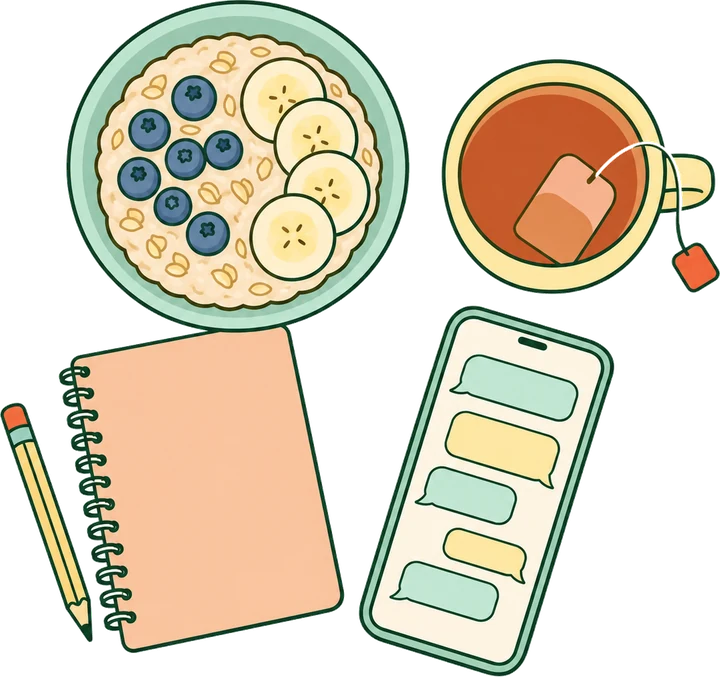
#> input picture frontend/src/assets/breakfast.webp, 720 x 677 px
$ python make_pattern_tile.py ../src/assets/breakfast.webp ../src/assets/pattern.webp
#> lines starting #> are read from the running program, lines starting #| are printed output that depends on the picture; after the words box and inside, x2 and y2 are one past the last pixel; in counts of white or black regions, pixels touching at a corner belong together
"""Turns the generated doodle sheet into a seamless tile with transparent background.

Doodles are cut out as connected components (strokes merged by dilation), then placed on a
new torus-shaped canvas: anything crossing an edge is drawn again on the opposite side, so
the tile repeats without seams. Output: alpha mask (line darkness -> opacity)."""

import random
import sys
from collections import deque

from PIL import Image, ImageFilter

SRC, OUT = sys.argv[1], sys.argv[2]
TILE = 720  # output tile size (px) before downscale
random.seed(7)

src = Image.open(SRC).convert("L")
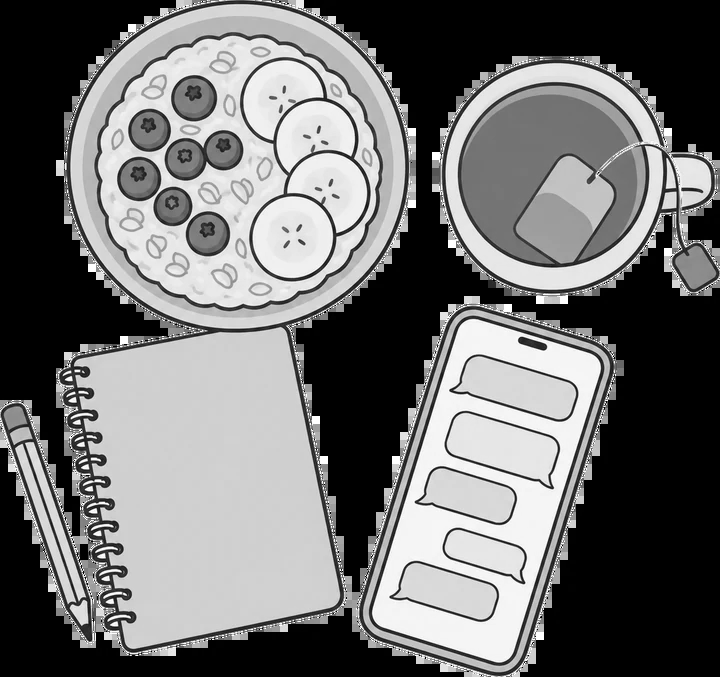
#> src: PIL image 720x677 L; min 0, max 255, mean 112.7
W, H = src.size
#> W = 720; H = 677
ink = src.point(lambda v: 255 - v)  # lines bright
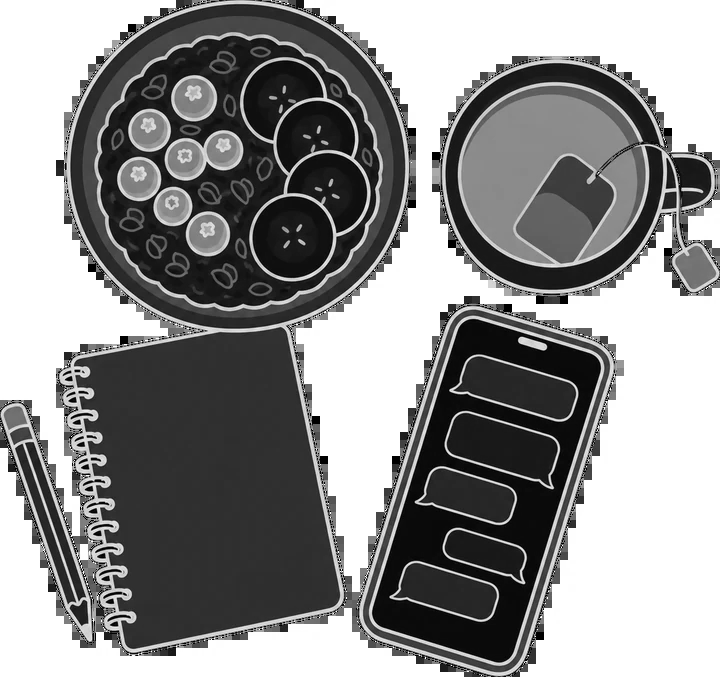
#> ink: PIL image 720x677 L; min 0, max 255, mean 142.3
mask = ink.point(lambda v: 255 if v > 60 else 0)
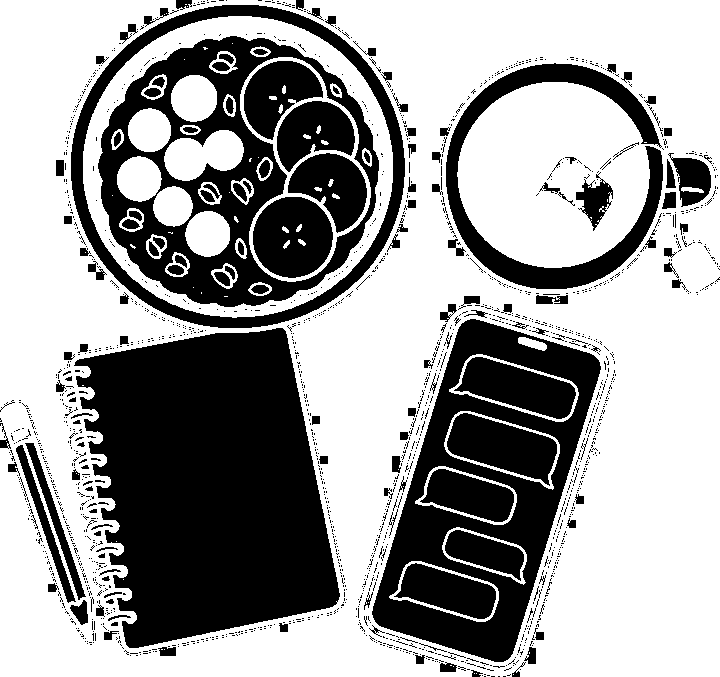
#> mask: PIL image 720x677 L; 61.9% white; 1877 black regions (1723 under 20 px), largest, box (x1, y1, x2, y2) and area: (74, 328, 340, 648) 61087, (372, 319, 601, 662) 25889, (98, 36, 379, 307) 24127
grown = mask.filter(ImageFilter.MaxFilter(15))  # merge strokes of one doodle
#> grown: PIL image 720x677 L; 85.1% white; 50 black regions (19 under 20 px), largest, box (x1, y1, x2, y2) and area: (98, 337, 331, 640) 51338, (381, 587, 523, 654) 2672, (456, 422, 548, 471) 2331

# Connected components on a 1/2-scale grown mask (speed), mapped back to full scale.
small = grown.resize((W // 2, H // 2))
sw, sh = small.size
#> sw = 360; sh = 338
spx = small.load()
seen = bytearray(sw * sh)
labels = [0] * (sw * sh)
boxes = []
for y in range(sh):
    for x in range(sw):
        if spx[x, y] < 128 or seen[y * sw + x]:
            continue
        queue = deque([(x, y)])
        seen[y * sw + x] = 1
        label = len(boxes) + 1
        x0 = x1 = x
        y0 = y1 = y
        count = 0
        while queue:
            cx, cy = queue.popleft()
            labels[cy * sw + cx] = label
            count += 1
            x0, x1, y0, y1 = min(x0, cx), max(x1, cx), min(y0, cy), max(y1, cy)
            for nx, ny in ((cx + 1, cy), (cx - 1, cy), (cx, cy + 1), (cx, cy - 1)):
                if 0 <= nx < sw and 0 <= ny < sh and not seen[ny * sw + nx] and spx[nx, ny] >= 128:
                    seen[ny * sw + nx] = 1
                    queue.append((nx, ny))
        boxes.append((x0 * 2, y0 * 2, x1 * 2 + 2, y1 * 2 + 2, count, label))

# Keep whole doodles of a sensible size, one copy of each (left period only).
doodles = []
for x0, y0, x1, y1, count, label in boxes:
    w, h = x1 - x0, y1 - y0
    if x0 <= 4 or y0 <= 4 or x1 >= W - 4 or y1 >= H - 4:
        continue
    if not (40 <= w <= 230 and 40 <= h <= 230) or count < 150:
        continue
    if x0 >= 627:
        continue
    doodles.append((x0, y0, x1, y1, label))
#> after the loop, doodles = [(274, 216, 314, 256, 2)]
print("doodles:", len(doodles))
#| doodles: 1

tile = Image.new("L", (TILE, TILE), 0)
#> tile: PIL image 720x720 L; every value is 0
placed = []  # (cx, cy, r)
order = doodles[:]
#> order = [(274, 216, 314, 256, 2)]
random.shuffle(order)
scale = 0.62


def torus_far(cx, cy, r):
    for px, py, pr in placed:
        dx = min(abs(cx - px), TILE - abs(cx - px))
        dy = min(abs(cy - py), TILE - abs(cy - py))
        if (dx * dx + dy * dy) ** 0.5 < r + pr + 12:
            return False
    return True


for x0, y0, x1, y1, label in order * 3:  # each doodle may appear more than once
    piece = ink.crop((x0, y0, x1, y1))
    own = Image.new("L", (sw, sh), 0)
    own.putdata([255 if v == label else 0 for v in labels])
    piece_mask = own.resize((W, H)).crop((x0, y0, x1, y1))
    piece = Image.composite(piece, Image.new("L", piece.size, 0), piece_mask)
    piece = piece.resize((int(piece.width * scale), int(piece.height * scale)), Image.LANCZOS)
    piece = piece.rotate(random.uniform(-18, 18), resample=Image.BICUBIC, expand=True)
    r = max(piece.size) / 2
    for _ in range(400):
        cx, cy = random.uniform(0, TILE), random.uniform(0, TILE)
        if torus_far(cx, cy, r):
            placed.append((cx, cy, r))
            left, top = int(cx - piece.width / 2), int(cy - piece.height / 2)
            for ox in (-TILE, 0, TILE):
                for oy in (-TILE, 0, TILE):
                    region = (left + ox, top + oy)
                    current = tile.crop(
                        (*region, region[0] + piece.width, region[1] + piece.height)
                    )
                    from PIL import ImageChops

                    tile.paste(ImageChops.lighter(current, piece), region)
            break
#> current: PIL image 30x30 L; every value is 0
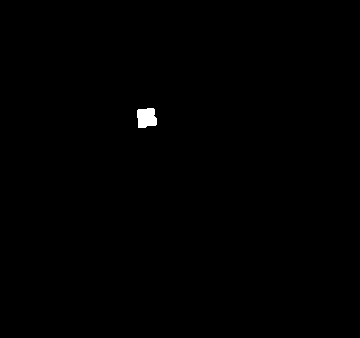
#> own: PIL image 360x338 L; 0.28% white; 1 white region, box (x1, y1, x2, y2) and area: (137, 108, 157, 128) 336
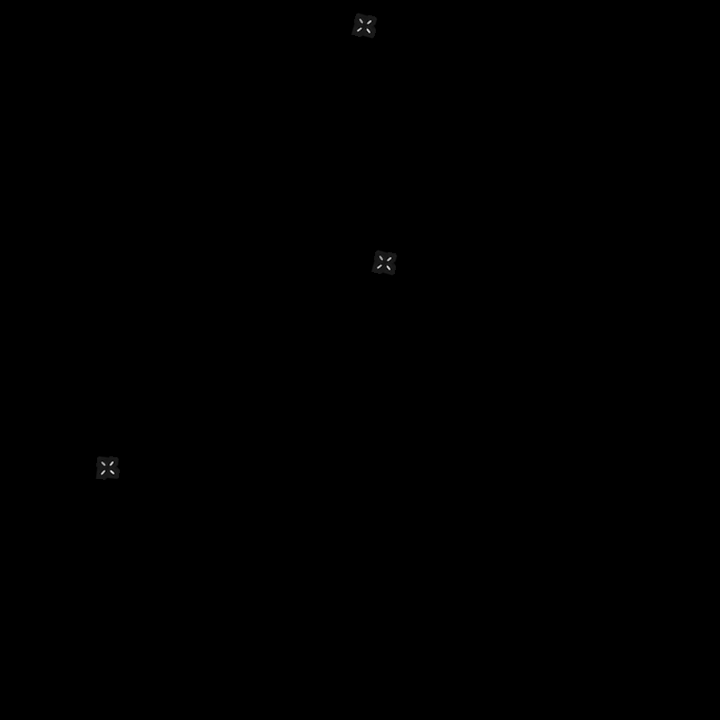
#> tile: PIL image 720x720 L; min 0, max 241, mean 0.1
#> after the loop, placed = [(108.6, 468.7, 14), (385.8, 263.3, 15), (365.4, 27, 15)]
print("placed:", len(placed))
#| placed: 3

final = tile.resize((480, 480), Image.LANCZOS)
rgba = Image.new("RGBA", final.size, (0, 0, 0, 0))
#> rgba: PIL image 480x480 RGBA; every value is 0
rgba.putalpha(final)
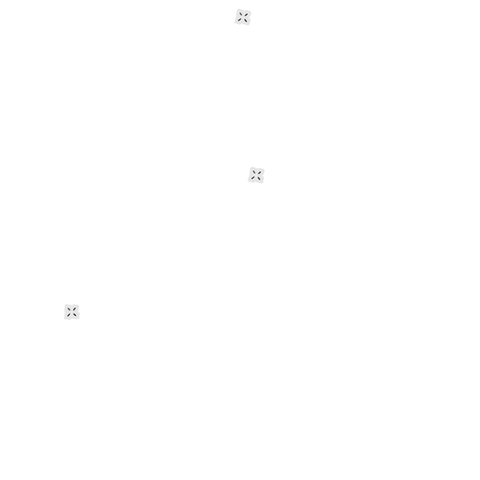
#> rgba: PIL image 480x480 RGBA; mean R, G, B, A 0, 0, 0, 0.1; transparent parts drawn white
rgba.save(OUT, "WEBP", lossless=True)
preview = Image.new("RGB", (960, 960), (240, 236, 220))
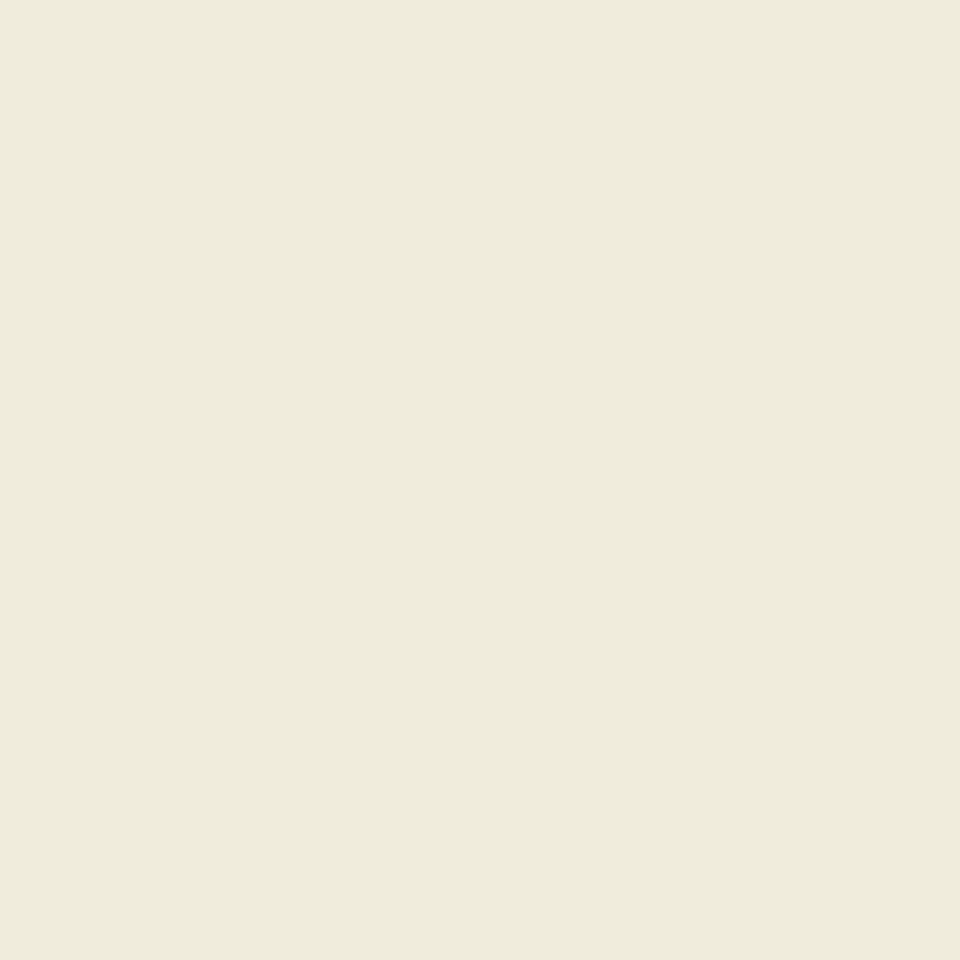
#> preview: PIL image 960x960 RGB; mean R, G, B 240, 236, 220
for ox in (0, 480):
    for oy in (0, 480):
        preview.paste((40, 60, 50), (ox, oy), final)
preview.save(OUT.replace(".webp", "-preview.jpg"), quality=85)
